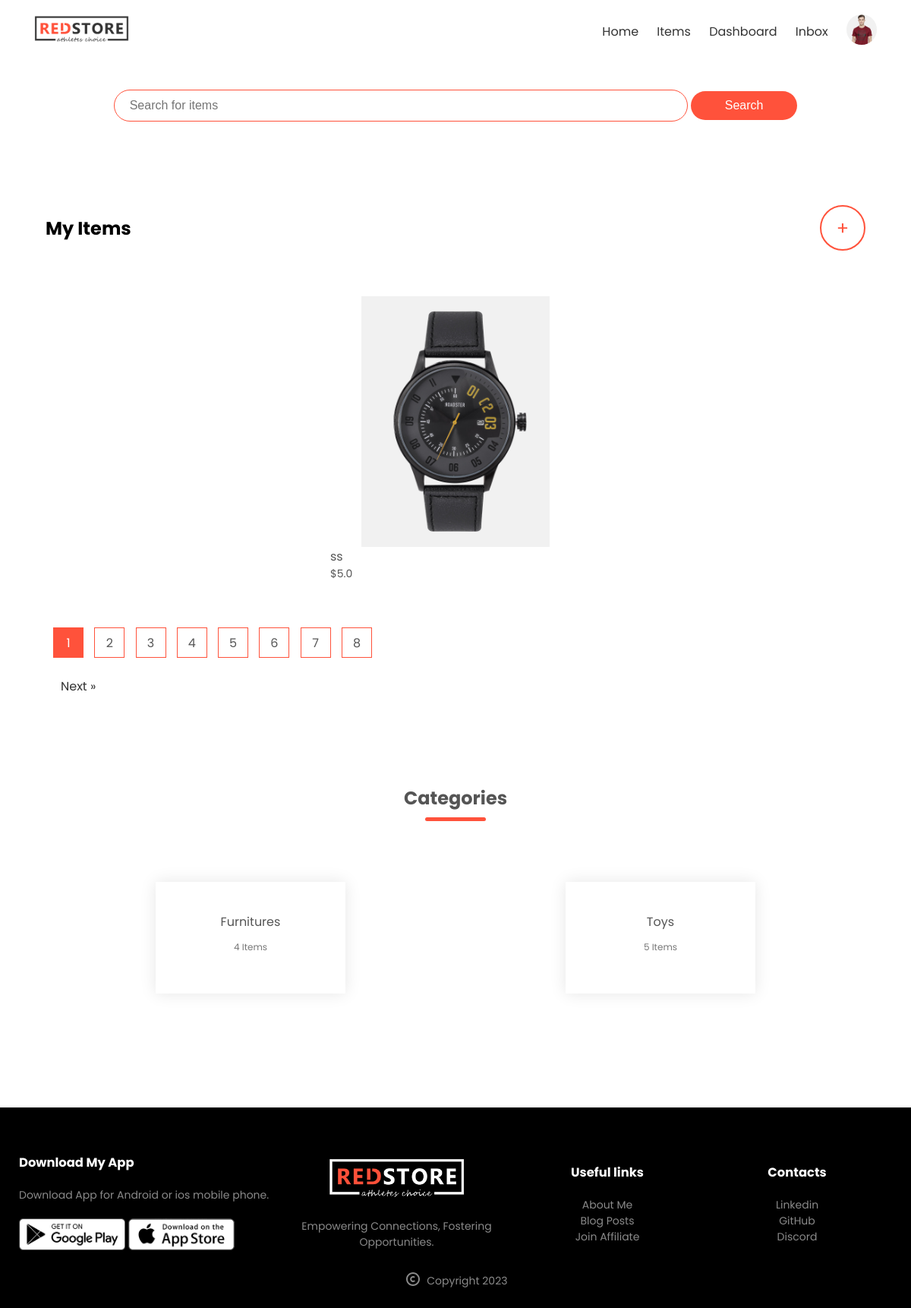
The page /dashboard/ (signed in) on the database its author committed.
### core/models.py (models this page shows, shortened)
class User(AbstractUser):
    name = models.CharField(max_length=200, null=True)
    email = models.EmailField(unique=True, null=True)
    bio = models.TextField(null=True)
    avatar = models.ImageField(null=True, default="avatar.svg")
    instagram = models.CharField(max_length=50, blank=True)
    facebook = models.CharField(max_length=50, blank=True)
    whatsup = models.CharField(max_length=50, blank=True)
    twitter = models.CharField(max_length=50, blank=True)
    total_ratings = models.PositiveIntegerField(default=0)
    total_rating_points = models.PositiveIntegerField(default=0)
    USERNAME_FIELD = 'username'
    REQUIRED_FIELDS = ['email']

class Item(models.Model):
    category = models.ForeignKey(Category, related_name='items', on_delete=models.CASCADE)
    name = models.CharField(max_length=255)
    description = models.TextField(blank=True, null=True)
    price = models.FloatField()
    featured = models.BooleanField(default=False)
    exclusive = models.BooleanField(default=False)
    is_sold = models.BooleanField(default=False)
    created_at = models.DateTimeField(auto_now_add=True)
    created_by = models.ForeignKey(User, related_name='items', on_delete=models.CASCADE)
    image1 = models.ImageField(upload_to='item_images', blank=True, null=True)
    image2 = models.ImageField(upload_to='item_images', blank=True, null=True)
    image3 = models.ImageField(upload_to='item_images', blank=True, null=True)
    image4 = models.ImageField(upload_to='item_images', blank=True, null=True)
    @property
    def imageURL1(self):
        try:
            url = self.image1.url
        except:
            url = ''
        return url

class Category(models.Model):
    name = models.CharField(max_length=255)
    class Meta:
        ordering = ('name',)
        verbose_name_plural = 'Categories'

### core/views.py (the view)
# urls.py: path('dashboard/', views.dashboard, name='dashboard'),
@login_required
def dashboard(request):
    items = Item.objects.filter(created_by=request.user).order_by('-created_at')
    query = request.GET.get('query', '')
    selected_category_name = 'My Items'
    categories = Category.objects.all()
    category_id = request.GET.get('category', 0)
    if category_id:
        items = Item.objects.filter(category_id=category_id)
        category = Category.objects.get(pk=category_id)
        selected_category_name = category.name
    if query:
        items = Item.objects.filter(Q(name__icontains=query) | Q(description__icontains=query))
    items_per_page = 1
    page_number = request.GET.get('page', 1)
    p = Paginator(items, items_per_page)
    try:
        page = p.page(page_number)
    except EmptyPage:
        page = p.page(1)
    context = {
        'items': page,
        'query': query,
        'categories': categories,
        'selected_category_name': selected_category_name,
        'category_id': category_id,
    }
    return render(request, 'core/dashboard.html', context)

### core/templates/core/dashboard.html (shortened to what this page needs)
{% extends 'core/base.html' %}
{% block content %}
<div class="small-container">
	<div class="search-box">
        <form action="{% url 'products' %}" method="get">
            <input type="text" name="query" placeholder="Search for items" value="{{ query }}">
            <button type="submit" class="btn">Search</button>
        </form>
    </div>
    <div class="row row-2">
        <div>
            <h2 id="pTitle">{{ selected_category_name }}</h2>
        </div>
        <div class="add-item-button">
            <a href="{% url 'new' %}">
                <span class="plus-sign">+</span>
            </a>
        </div>
    </div>
	<div class="row">
        {% for item in items %}
        <div class="col-4">
            <a href="{% url 'detail' item.id %}">
                <div class="image-container">
                    <img src="{{ item.imageURL1 }}" alt="">
                </div>
                <h4>{{ item.name }}</h4>
                <p>${{ item.price }}</p>
            </a>
        </div>
        {% endfor %}
    </div>
    <div class="page-btn">
        {% for num in items.paginator.page_range %}
            {% if items.number == num %}
                <span class="current">{{ num }}</span>
            {% else %}
            <a href="?page={{ num }}" class="page-link">
                <span>
                    {{ num }}
                </span>
            </a>
            {% endif %}
        {% endfor %}
        <br><br>
        {% if items.has_next %}
            <a href="?page={{ items.next_page_number }}" class="page-link next-link">Next  &raquo;</a>
        {% endif %}
    </div>
    <div class="categories">
        <div class="small-container">
            <h2 class="title">Categories</h2>
            <div class="row">
                {% for category in categories %}
				<a href="{% url 'products' %}?query={{ query }}&category={{ category.id }}"
				data-category="{{ category.name }}" class="category-link">
                	<div id="categoryBox" class="col-3">
                	    {{ category.name }}
						<p>{{ category.items.count }} {{ category.items.count|pluralize:"Item,Items" }}</p>
					</div>
				</a>
                {% endfor %}
            </div>
        </div>
    </div>
</div>
{% endblock %}

### core/templates/core/base.html (shortened to what this page needs)
<!DOCTYPE html>
{% load static %}
<html lang="en">
<head>
	<link rel="stylesheet" href="https://cdn.jsdelivr.net/npm/@fortawesome/fontawesome-free@6.2.1/css/fontawesome.min.css">
	<link rel="stylesheet" href="{% static 'css/style.css' %}">
</head>
<body>
	<div class="header">
		<div class="container">
			<div class="navbar">
				<div class="logo">
					<a href="{% url 'home' %}">
						<img src="{% static 'images/logo.png' %}" alt="" width="125px">
					</a>
				</div>
				<nav>
					<ul id="MenuItems">
  						<li><a href="{% url 'home' %}">Home</a></li>
						<li><a href="{% url 'products' %}">Items</a></li>
						{% if request.user.is_authenticated %}
						<li><a href="{% url 'dashboard' %}">Dashboard</a></li>
						<li><a href="{% url 'inbox' %}">Inbox</a></li>
						<li class="user-dropdown">
							<div class="user-avatar">
								<img src="{{ request.user.avatar.url }}" alt="{% static 'images/avatar.svg' %}">
							</div>
						</li>
						{% else %}
						<li><a href="{% url 'signup' %}">Join</a></li>
						<li><a href="{% url 'login' %}">Login</a></li>
						{% endif%}
					</ul>
				</nav>
			</div>
		</div>
	</div>
	{% block content %}
	{% endblock %}
	<div class="footer">
		<div class="container">
			<div class="row">
				<div class="footer-col-1">
						<h3>Download My App</h3>
						<p>Download App for Android or ios mobile phone.</p>
						<div class="app-logo">
							<img src="{% static 'images/play-store.png' %}" alt="">
							<img src="{% static 'images/app-store.png' %}" alt="">
						</div>
				</div>
				<div class="footer-col-2">
						<img src="{% static 'images/logo-white.png' %}" alt="">
						<p>Empowering Connections, Fostering Opportunities. </p>
				</div>
				<div class="footer-col-3">
					<h3>Useful links</h3>
					<ul>
						<a href="{% url 'about' %}"><li>About Me</li></a>
						<a href=""><li>Blog Posts</li></a>
						<a href=""><li>Join Affiliate</li></a>
					</ul>
				</div>
				<div class="footer-col-4">
					<h3>Contacts</h3>
					<ul>
						<a href=""><li>Linkedin</li></a>
						<a href="https://github.com/Nathaniel81/RedStore/"><li>GitHub</li></a>
						<a href=""><li>Discord</li></a>
					</ul>
				</div>
				<p class="copyright">
					<span>
					</span>
					Copyright 2023
				  </p>
			</div>
	</div>
	</body>
</html>

### static/css/style.css (style rules this page uses)
* { margin: 0; padding: 0; box-sizing: border-box; }
body { font-family: 'Poppins', sans-serif; overflow-x: hidden; }
.navbar { display: flex; align-items: center; padding: 20px; }
nav { flex: 1; text-align: right; }
nav ul { display: inline-block; list-style-type: none; }
nav ul li { display: inline-block; margin-right: 20px; }
nav ul li a { text-decoration: none; color: #333; transition: color 0.3s; }
.user-dropdown { position: relative; display: inline-block; }
.user-avatar { position: relative; margin-right: 20px; cursor: pointer; }
.user-avatar img { width: 40px; height: 40px; border-radius: 50%; position: absolute; top: 0; transform: translateY(-70%); }
a { text-decoration: none; color: #555; }
p { color: #555; }
.container { max-width: 1300px; padding-left: 25px; padding-right: 25px; margin: auto; }
.row { display: flex; flex-wrap: wrap; align-items: center; justify-content: space-around; }
.btn { display: inline-block; background: #ff523b; color: #fff; margin: 30px 0; padding: 8px 30px; border-radius: 30px; transition: background 0.5s; }
.categories { margin: 70px 0; }
.small-container { max-width: 1080px; margin: auto; padding: 25px 0; }
.col-3 { min-width: 250px; margin-bottom: 30px; flex-basis: 30%; }
.col-4 { flex-basis: calc(25% - 20px); padding: 10px; min-width: 350px; margin-bottom: 50px; transition: transform 0.5s; box-sizing: border-box; }
.col-4 img { width: 100%; cursor: pointer; }
.image-container { overflow: hidden; padding-bottom: 100%; position: relative; }
.image-container img { width: 100%; height: 100%; object-fit: contain; position: absolute; top: 0; left: 0; }
.title { text-align: center; color: #555; line-height: 60px; position: relative; margin: 0 auto 80px; }
.title::after { content: ''; background: #ff523b; width: 80px; height: 5px; border-radius: 5px; position: absolute; bottom: 0; left: 50%; transform: translate(-50%); }
h4 { color: #555; font-weight: normal; }
.col-4 p { font-size: 14px; }
.col-3 p { font-size: 12px; margin: 12px 0; color: #777; }
.footer { background: #000; color: #8a8a8a; font-size: 14px; padding: 60px 0 20px; }
.footer p { color: #8a8a8a; }
.footer h3 { color: #fff; margin-bottom: 20px; }
.footer-col-1, .footer-col-2, .footer-col-3, .footer-col-4 { min-width: 250px; margin-bottom: 20px; }
.footer-col-1 { flex-basis: 30%; }
.footer-col-2 { flex: 1; text-align: center; }
.footer-col-2 img { width: 180px; margin-bottom: 20px; }
.footer-col-3, .footer-col-4 { flex-basis: 12%; text-align: center; }
.footer-col-3 a , .footer-col-4 a { color: #8a8a8a; }
ul { list-style-type: none; }
.app-logo { margin-top: 20px; }
.app-logo img { width: 140px; }
.copyright { text-align: center; }
.row-2 { justify-content: space-between; margin: 100px auto 50px; }
.search-box { text-align: center; margin-bottom: 20px; }
.search-box input[type="text"] { width: 70%; padding: 20px; border: 1px solid #ff523b; border-radius: 30px; font-size: 16px; }
.search-box button[type="submit"] { background: #ff523b; width: 13%; color: #fff; border: none; padding: 10px 30px; border-radius: 30px; font-size: 16px; cursor: pointer; transition: background 0.5s; }
.plus-sign { font-size: 24px; color: #ff523b; transition: content 0.3s; padding: 25px; display: inline-block; }
.add-item-button { display: flex; justify-content: center; align-items: center; width: 60px; height: 60px; border-radius: 50%; border: 2px solid #ff523b; cursor: pointer; position: relative; }
.page-btn { margin: 0 auto 80px; }
.page-btn span { display: inline-block; border: 1px solid #ff523b; margin-left: 10px; width: 40px; height: 40px; text-align: center; line-height: 40px; cursor: pointer; }
.current { background: #ff523b; color: #fff; }
.page-btn a.prev-link, .page-btn a.next-link { margin-left: 10px; padding: 5px 10px; text-align: center; cursor: pointer; text-decoration: none; color: #333; }
#categoryBox { text-align: center; padding: 40px 20px; box-shadow: 0 0 20px 0px rgba(0, 0, 0, 0.1); cursor: pointer; }
form input { width: 100%; height: 30px; margin: 10px 0; padding: 0 10px; border: 1px solid #ccc; }
form .btn { width: 100%; border: none; cursor: pointer; margin: 10px 0; }
.copyright span { vertical-align: middle; margin-right: 3px; }

### rows shown on the page
User: user.avatar (picture)
Item: imageURL1 (picture), name "ss", price "5.0"
Category: name "Furnitures", items.count "4"
Category: name "Toys", items.count "5"

### other values the page prints
{{ selected_category_name }} "My Items"
{{ num }} "1"
{{ num }} "2" "3" "4" "5" "6" "7" "8"
